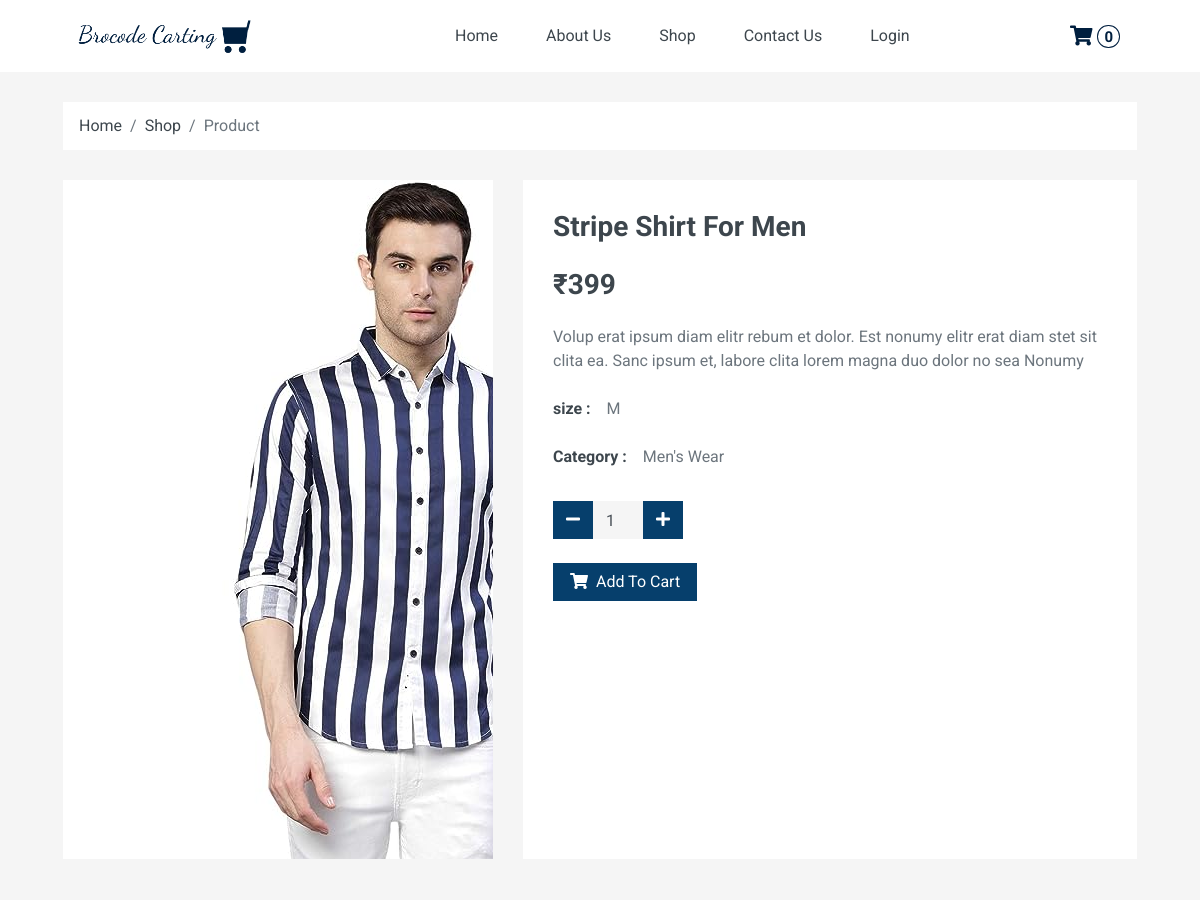
The page /product.php?id=51 (upper part) on the database as committed earlier.
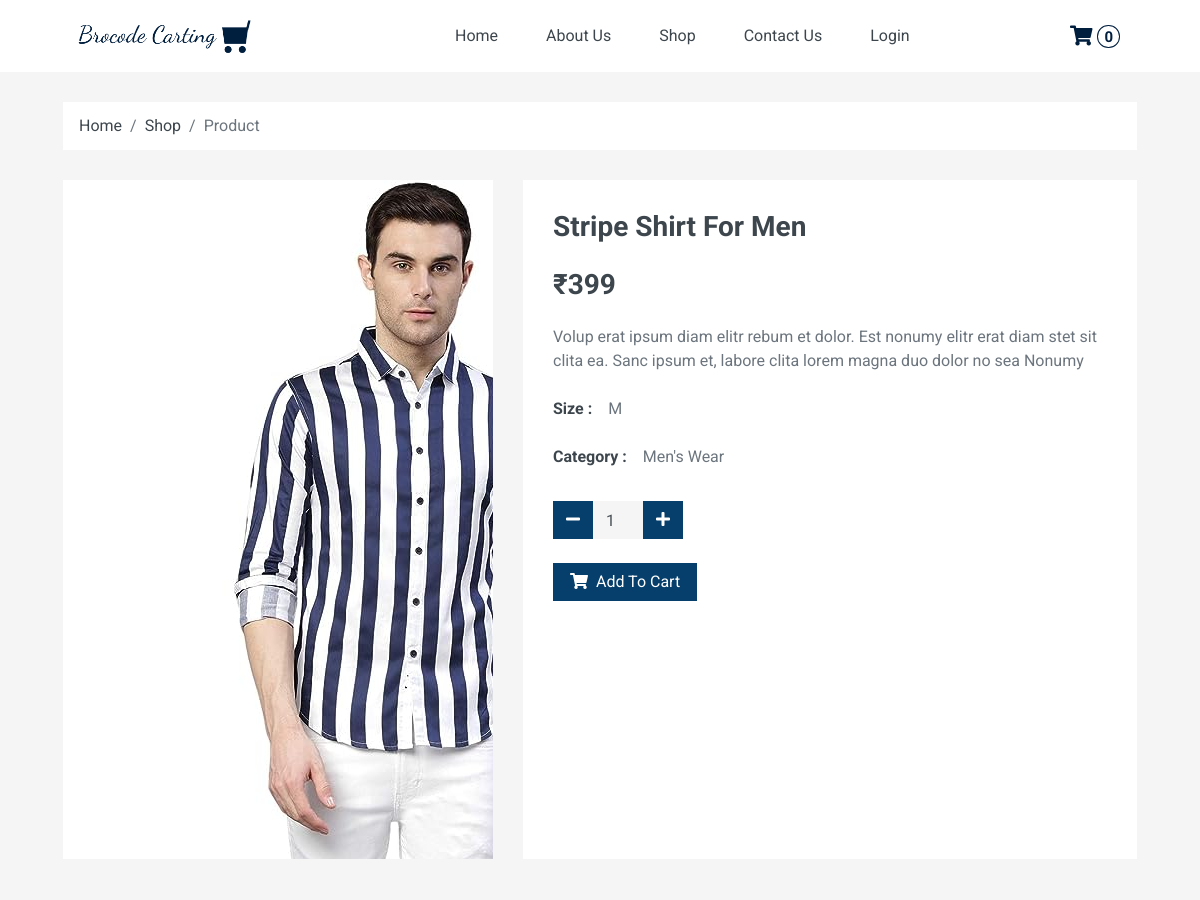
The same page on the database as committed later.
### tables this page shows
CREATE TABLE `product` (
  `id` int(20) NOT NULL,
  `category_id` int(20) NOT NULL,
  `variants_id` int(20) NOT NULL,
  `attribute_id` int(20) NOT NULL,
  `p_name` varchar(200) NOT NULL,
  `p_image` varchar(200) DEFAULT NULL,
  `p_description` varchar(100) NOT NULL,
  `stock` int(50) NOT NULL,
  `price` int(50) NOT NULL,
  `created_by` int(20) DEFAULT NULL,
  `updated_by` int(20) DEFAULT NULL,
  `created_at` datetime DEFAULT NULL,
  `updated_at` datetime DEFAULT NULL,
  `is_active` tinyint(1) NOT NULL
);

CREATE TABLE `variants` (
  `id` int(20) NOT NULL,
  `var_name` varchar(50) NOT NULL,
  `created_at` datetime DEFAULT NULL,
  `updated_at` datetime DEFAULT NULL,
  `created_by` int(20) DEFAULT NULL,
  `updated_by` int(20) DEFAULT NULL,
  `is_active` tinyint(1) NOT NULL
);

CREATE TABLE `attribute` (
  `id` int(20) NOT NULL,
  `variants_id` int(20) NOT NULL,
  `attribute_name` varchar(50) NOT NULL,
  `attribute_image` varchar(150) DEFAULT NULL,
  `created_by` int(20) DEFAULT NULL,
  `updated_by` int(11) DEFAULT NULL,
  `created_at` datetime DEFAULT NULL,
  `updated_at` datetime DEFAULT NULL,
  `is_active` tinyint(1) NOT NULL
);

CREATE TABLE `category` (
  `id` int(20) NOT NULL,
  `category_name` varchar(50) NOT NULL,
  `category_description` text NOT NULL,
  `image` varchar(200) NOT NULL,
  `created_by` int(50) NOT NULL,
  `updated_by` int(50) NOT NULL,
  `created_at` datetime NOT NULL,
  `updated_at` datetime NOT NULL,
  `is_active` tinyint(1) NOT NULL
);

### product.php (the view, shortened to what this page needs)
<?php
require("header.php");
$id = $_GET['id'];
$sql = "SELECT p.id,p.category_id,p.attribute_id,p.variants_id,p.p_name,p.p_image,p.p_description,p.price,p.stock,c.category_name,v.var_name,a.attribute_name from product as p,variants as v,attribute as a,category as c where p.id = " . $id . " and p.category_id = c.id and p.variants_id = v.id and p.attribute_id = a.id";
$result = $conn->query($sql);
$row = mysqli_fetch_assoc($result);
?>
<div class="container-fluid">
    <div class="row px-xl-5">
        <div class="col-12">
            <nav class="breadcrumb bg-light mb-30">
                <a class="breadcrumb-item text-dark" href="index.php">Home</a>
                <a class="breadcrumb-item text-dark" href="shop.php">Shop</a>
                <span class="breadcrumb-item active">Product</span>
            </nav>
        </div>
    </div>
</div>
<div class="container-fluid pb-5">
    <div class="row px-xl-5">
        <div class="col-lg-5 mb-30">
            <div id="product-carousel" class="carousel" data-ride="carousel">
                <div class="carousel-inner bg-light">
                    <div class="carousel-item active">
                        <img class="w-600 h-100" src="/e-commerce/admin/<?php echo $row['p_image']; ?>" alt="Image">
                    </div>
                </div>
            </div>
        </div>
        <div class="col-lg-7 h-auto mb-30">
            <div class="h-100 bg-light p-30">
                <h3><?php echo $row['p_name']; ?></h3>
                <h3 class="font-weight-semi-bold mb-4"><?php echo '₹' . $row['price']; ?></h3>
                <p class="mb-4">Volup erat ipsum diam elitr rebum et dolor. Est nonumy elitr erat diam stet sit
                    clita ea. Sanc ipsum et, labore clita lorem magna duo dolor no sea
                    Nonumy</p>
                <div class="d-flex mb-3">
                    <strong class="text-dark mr-3"><?php echo $row['var_name'] ?> :</strong>
                    <label for="size-1"><?php echo $row['attribute_name'] ?></label>
                </div>
                <div class="d-flex mb-3">
                    <strong class="text-dark mr-3">Category :</strong>
                    <label for="size-1"><?php echo $row['category_name'] ?></label>
                </div>
                <form method="post">
                    <div class="d-flex align-items-center mb-4 pt-2">
                        <div class="input-group quantity mr-3" style="width: 130px;">
                            <div class="input-group-btn">
                                <button class="btn text-white custom-dark-btn btn-minus">
                                    <i class="fa fa-minus"></i>
                                </button>
                            </div>
                            <input type="number" class="form-control bg-secondary border-0 text-center" value="1">
                            <div class="input-group-btn">
                                <button class="btn text-white custom-dark-btn btn-plus">
                                    <i class="fa fa-plus"></i>
                                </button>
                            </div>
                        </div>
                    </div>
                    <div class="d-flex mb-4">
                        <button class="btn text-white custom-dark-btn px-3"><i class="fa fa-shopping-cart mr-1"></i> Add To
                            Cart</button>
                    </div>
                </form>
            </div>
        </div>
    </div>
</div>
<?php require("footer.php"); ?>

Rows that differ between the two databases and show on the page:
changed product "Stripe Shirt For Men": variants.var_name "size" → "Size"
